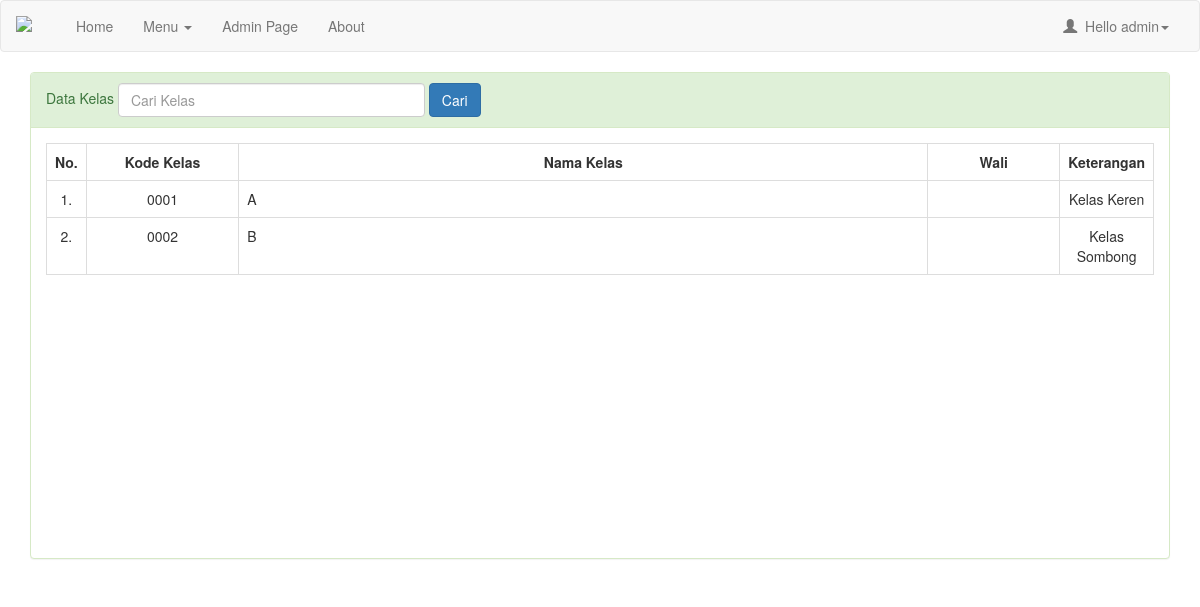
Before: /admin/index.php?m=datakelas (signed in) with the older database file.
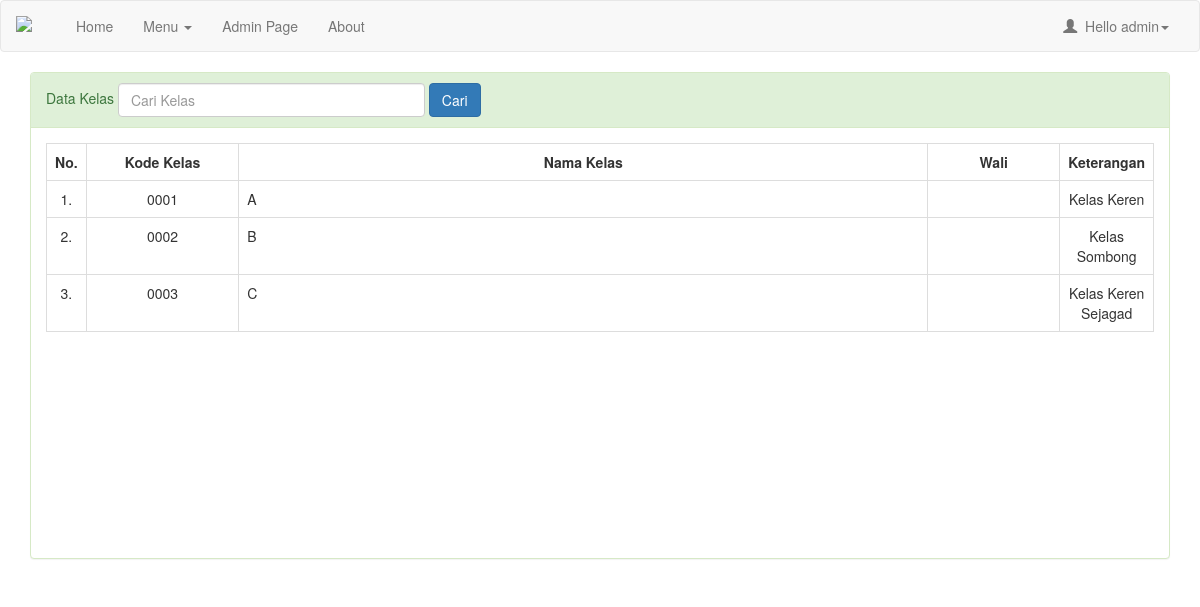
After: the same page with the newer database file.
### tables this page shows
CREATE TABLE `tbkelas` (
  `IdKelas` int(11) NOT NULL,
  `NamaKelas` varchar(50) NOT NULL,
  `TahunKelas` int(11) NOT NULL,
  `KeteranganKelas` text NOT NULL
);

### admin/datakelas.php (the view, shortened to what this page needs)
<?php
$q = mysqli_real_escape_string($conn, $_GET['q']);
?>
<div class="panel panel-success">
        <div class="panel-heading">
        <div class="form form-inline">
            <form>
            Data Kelas
            <input type="text" class="form-control" name="q" size="35" placeholder="Cari Kelas" value="<?php echo $q?>">
            <button type="submit" class="btn btn-primary">Cari</button>
            </form>
        </div>
        </div>
        <div class="panel-body" style="height:430px;overflow-y: auto;">
            <table class="table table-bordered table-hover">
                <tr>
                    <th width="2%" align="center" style="text-align: center">No. </th>
                    <th align="center" style="text-align: center">Kode Kelas</th>
                    <th align="center" style="text-align: center">Nama Kelas</th>
                    <th align="center" style="text-align: center">Wali</th>
                    <th align="center" style="text-align: center">Keterangan</th>
                </tr>
                <?php
                $no = 1;
                if ($q == ''){
                    $query = mysqli_query($conn, "SELECT * FROM tbkelas");
                }else{
                    $query = mysqli_query($conn, "SELECT * FROM tbkelas WHERE NamaKelas='$q' OR IdKelas='$q'");
                }
                while ($data = mysqli_fetch_object($query)) {
                if ($data->IdKelas != ''){
                ?>
                <tr class="rowHref" data-href="index.php?m=datakelas_detail&ID=<?php echo $data->IdKelas?>">
                    <td align="center" width="2%"><?php echo $no++."."?></td>
                    <td align="center" width="15%"><?php echo str_pad($data->IdKelas, 4, '0', STR_PAD_LEFT)?></td>
                    <td width="70%"><?php echo $data->NamaKelas?></td>
                    <td width="70%"></td>
                    <td style="text-align: center"><?php echo $data->KeteranganKelas?></td>
                </tr>
                <?php }else{?>
                    <tr>
                        <td><h3>Hasil untuk '<?php echo $q?>' Tidak Ditemukan</h3></td>
                    </tr>
                <?php }} ?>
            </table>
        </div>
    </div>

Changed rows visible on the page:
added tbkelas: IdKelas "0003", NamaKelas "C", KeteranganKelas "Kelas Keren Sejagad"
